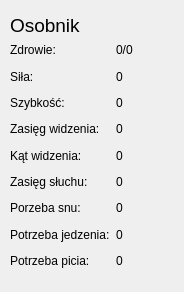
<?xml version="1.0" encoding="UTF-8"?>
<ui version="4.0">
 <class>SpecimenWidget</class>
 <widget class="QWidget" name="SpecimenWidget">
  <property name="geometry">
   <rect>
    <x>0</x>
    <y>0</y>
    <width>184</width>
    <height>292</height>
   </rect>
  </property>
  <property name="windowTitle">
   <string>Form</string>
  </property>
  <widget class="QLabel" name="label">
   <property name="geometry">
    <rect>
     <x>10</x>
     <y>10</y>
     <width>81</width>
     <height>31</height>
    </rect>
   </property>
   <property name="text">
    <string>&lt;html&gt;&lt;head/&gt;&lt;body&gt;&lt;p&gt;&lt;span style=&quot; font-size:14pt;&quot;&gt;Osobnik&lt;/span&gt;&lt;/p&gt;&lt;/body&gt;&lt;/html&gt;</string>
   </property>
  </widget>
  <widget class="QWidget" name="">
   <property name="geometry">
    <rect>
     <x>10</x>
     <y>40</y>
     <width>161</width>
     <height>231</height>
    </rect>
   </property>
   <layout class="QHBoxLayout" name="horizontalLayout">
    <item>
     <layout class="QVBoxLayout" name="verticalLayout">
      <item>
       <widget class="QLabel" name="health_label">
        <property name="text">
         <string>Zdrowie:</string>
        </property>
       </widget>
      </item>
      <item>
       <widget class="QLabel" name="strenght_label">
        <property name="text">
         <string>Siła:</string>
        </property>
       </widget>
      </item>
      <item>
       <widget class="QLabel" name="speed_label">
        <property name="text">
         <string>Szybkość:</string>
        </property>
       </widget>
      </item>
      <item>
       <widget class="QLabel" name="sight_range_label">
        <property name="text">
         <string>Zasięg widzenia:</string>
        </property>
       </widget>
      </item>
      <item>
       <widget class="QLabel" name="sight_angle_label">
        <property name="text">
         <string>Kąt widzenia:</string>
        </property>
       </widget>
      </item>
      <item>
       <widget class="QLabel" name="hearing_range_label">
        <property name="text">
         <string>Zasięg słuchu:</string>
        </property>
       </widget>
      </item>
      <item>
       <widget class="QLabel" name="sleep_necessity_label">
        <property name="text">
         <string>Porzeba snu:</string>
        </property>
       </widget>
      </item>
      <item>
       <widget class="QLabel" name="food_necessity_label">
        <property name="text">
         <string>Potrzeba jedzenia:</string>
        </property>
       </widget>
      </item>
      <item>
       <widget class="QLabel" name="water_necessity_label">
        <property name="text">
         <string>Potrzeba picia:</string>
        </property>
       </widget>
      </item>
     </layout>
    </item>
    <item>
     <layout class="QVBoxLayout" name="values_group">
      <item>
       <widget class="QLabel" name="health_value">
        <property name="text">
         <string>0/0</string>
        </property>
       </widget>
      </item>
      <item>
       <widget class="QLabel" name="strenght_value_label">
        <property name="text">
         <string>0</string>
        </property>
       </widget>
      </item>
      <item>
       <widget class="QLabel" name="speed_value">
        <property name="text">
         <string>0</string>
        </property>
       </widget>
      </item>
      <item>
       <widget class="QLabel" name="sight_range_value">
        <property name="text">
         <string>0</string>
        </property>
       </widget>
      </item>
      <item>
       <widget class="QLabel" name="sight_angle_value">
        <property name="text">
         <string>0</string>
        </property>
       </widget>
      </item>
      <item>
       <widget class="QLabel" name="hearing_range_value">
        <property name="text">
         <string>0</string>
        </property>
       </widget>
      </item>
      <item>
       <widget class="QLabel" name="sleep_necessity_value">
        <property name="text">
         <string>0</string>
        </property>
       </widget>
      </item>
      <item>
       <widget class="QLabel" name="food_necessity_value">
        <property name="text">
         <string>0</string>
        </property>
       </widget>
      </item>
      <item>
       <widget class="QLabel" name="water_necessity_value">
        <property name="text">
         <string>0</string>
        </property>
       </widget>
      </item>
     </layout>
    </item>
   </layout>
  </widget>
 </widget>
 <resources/>
 <connections/>
</ui>
